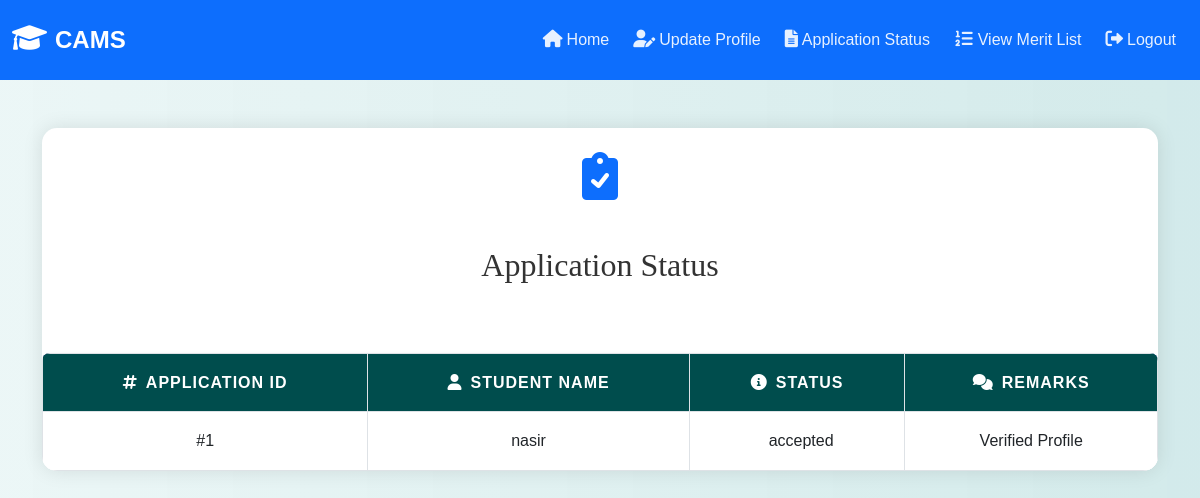
The page /view_application.php (signed in) on the database its author committed.
### tables this page shows
CREATE TABLE `application` (
  `id` int(11) NOT NULL,
  `user_id` int(11) NOT NULL,
  `student_name` varchar(50) NOT NULL,
  `father_name` varchar(50) NOT NULL,
  `email` varchar(100) NOT NULL,
  `phone` varchar(20) NOT NULL,
  `program` varchar(50) NOT NULL,
  `degree` varchar(50) NOT NULL,
  `session` varchar(20) NOT NULL,
  `application_date` date NOT NULL,
  `status` varchar(20) NOT NULL DEFAULT 'submitted',
  `remarks` text DEFAULT NULL,
  `matric_marks` float DEFAULT NULL,
  `inter_marks` float DEFAULT NULL,
  `academic_transcript` varchar(255) DEFAULT NULL,
  `previous_degree` varchar(50) DEFAULT NULL,
  `previous_institution` varchar(100) DEFAULT NULL
);

### view_application.php (the view, shortened to what this page needs)
<?php
include('config.php');
$user_id = $_SESSION["id"];
$sql = "SELECT * FROM application WHERE user_id = '$user_id'";
$result = mysqli_query($conn, $sql);
?>
<!DOCTYPE html>
<html>
<head>
    <link href="https://cdn.jsdelivr.net/npm/bootstrap@5.3.0/dist/css/bootstrap.min.css" rel="stylesheet">
    <link href="https://cdnjs.cloudflare.com/ajax/libs/font-awesome/6.0.0/css/all.min.css" rel="stylesheet">
    <link rel="stylesheet" href="./css/style.css">
</head>
<body class="bg-light">
<?php include('navbar.php'); ?>
<div class="container py-5">
    <div class="status-card">
        <div class="p-4 text-center">
            <i class="fas fa-clipboard-check fa-3x text-primary mb-3"></i>
            <h2 class="mb-4">Application Status</h2>
        </div>
        <div class="table-responsive">
            <table class="table table-hover mb-0">
                <thead class="table-header">
                    <tr>
                        <th class="px-4 py-3">
                            <i class="fas fa-hashtag me-2"></i>Application ID
                        </th>
                        <th class="px-4 py-3">
                            <i class="fas fa-user me-2"></i>Student Name
                        </th>
                        <th class="px-4 py-3">
                            <i class="fas fa-info-circle me-2"></i>Status
                        </th>
                        <th class="px-4 py-3">
                            <i class="fas fa-comments me-2"></i>Remarks
                        </th>
                    </tr>
                </thead>
                <tbody>
                    <?php
                    if (mysqli_num_rows($result) > 0) {
                        while ($row = mysqli_fetch_assoc($result)) {
                            $statusClass = '';
                            $statusIcon = '';
                            echo "<tr>";
                            echo "<td class='px-4 py-3'>#" . $row["id"] . "</td>";
                            echo "<td class='px-4 py-3'>" . $row["student_name"] . "</td>";
                            echo "<td class='px-4 py-3'><i class='fas fa-{$statusIcon} me-2 {$statusClass}'></i>" . $row["status"] . "</td>";
                            echo "<td class='px-4 py-3'>" . $row["remarks"] . "</td>";
                            echo "</tr>";
                        }
                    } else {
                        echo "<tr><td colspan='4' class='text-center py-4'>No applications found.</td></tr>";
                    }
                    ?>
                </tbody>
            </table>
        </div>
    </div>
</div>
</body>
</html>

### css/style.css (style rules this page uses)
body { background: linear-gradient(90deg, rgba(233, 246, 246, 0.831), rgba(207, 233, 233, 0.9)); font-family: 'Arial', sans-serif; color: #333; line-height: 1.6; }
h1, h2, h3, h4 { text-align: center; margin-top: 30px; margin-bottom: 30px; font-family: 'Georgia', serif; }
.container { margin-bottom: 40px; }
.table { width: 100%; border-collapse: collapse; margin-top: 20px; font-size: 16px; background-color: #ffffff; border-radius: 8px; overflow: hidden; box-shadow: 0 2px 4px rgba(0, 0, 0, 0.1); }
.table th, .table td { padding: 15px; border: 1px solid #dee2e6; text-align: center; }
.table thead th { background-color: #004d4d; color: white; font-weight: bold; text-transform: uppercase; letter-spacing: 1px; }
.table tbody tr:nth-child(odd) { background-color: #f8f9fa; }

### view_application.php (style rules this page uses)
.status-card { background: white; border-radius: 15px; box-shadow: 0 0 20px rgba(0,0,0,0.1); overflow: hidden; }
.table-header { background: linear-gradient(to right, #1a237e, #0d47a1); color: white; }

### rows shown on the page
application: id "1", student_name "nasir", status "accepted", remarks "Verified Profile"
